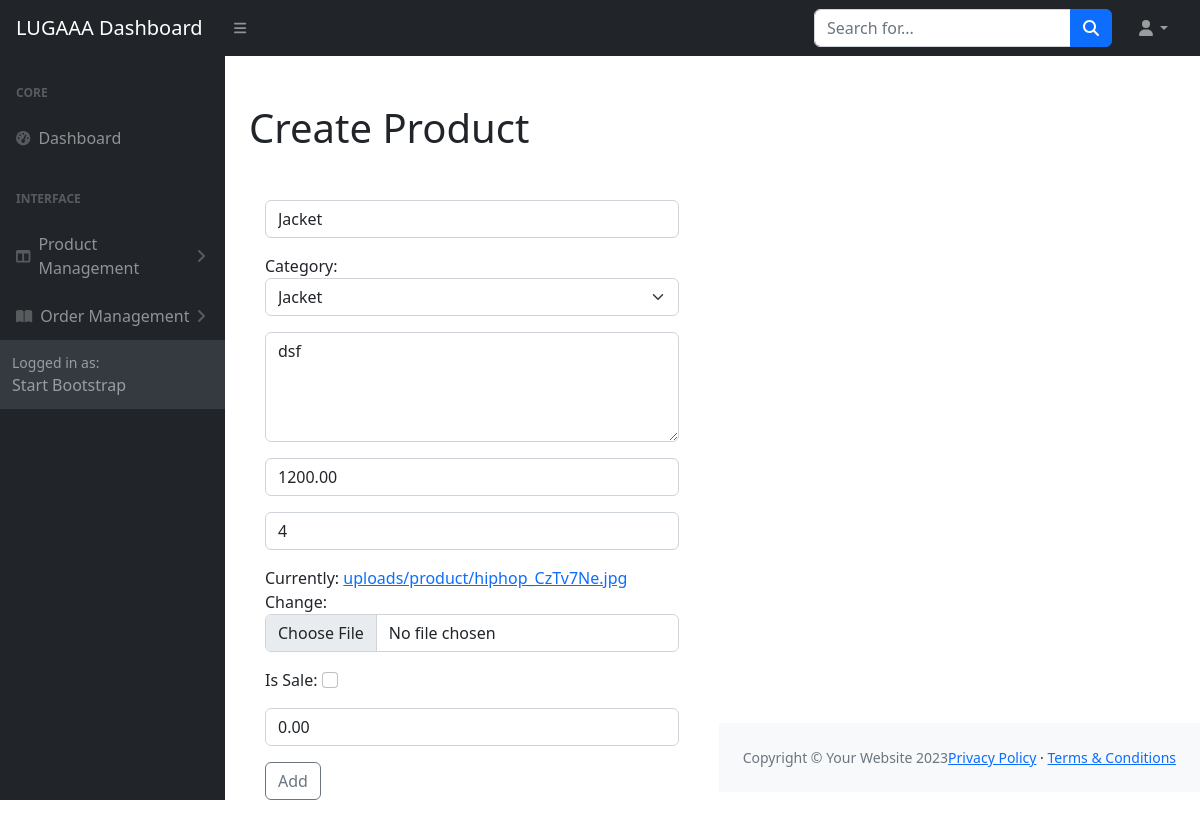
The page /admin_dashboard/products/4/update/ on the database its author committed.
### store/models.py (models this page shows, shortened)
class Product(models.Model):
    name =  models.CharField(max_length=100)
    price =  models.DecimalField(default=0, decimal_places=2, max_digits = 8)
    category =  models.ForeignKey(Category, on_delete=models.CASCADE, null=True, blank=True)
    description =  models.CharField(max_length=250, default='', blank = True, null=True)
    image = models.ImageField(upload_to='uploads/product/')
    is_sale = models.BooleanField(default= False)
    sale_price = models.DecimalField(default=0, decimal_places=2, max_digits = 8, null=True)
    in_stock =  models.PositiveIntegerField(default=1)

class Category(models.Model):
    name = models.CharField(max_length=50, unique=True)
    parent = models.ForeignKey('self', on_delete=models.CASCADE, blank=True, null=True, related_name='children' )
    category_image = models.ImageField(upload_to='uploads/category/')
    class Meta:
        verbose_name_plural = 'Categories'

### admin_dashboard/views.py (the view)
# urls.py: path('products/<int:pk>/update/', views.product_update, name='product_update'),
def product_update(request, pk):
    product = get_object_or_404(Product, pk=pk)
    if request.method == 'POST':
        form = ProductForm(request.POST, request.FILES, instance=product)
        if form.is_valid():
            form.save()
            messages.success(request, "Product successfully Updated!")
            return redirect('product_list')
    else:
        form = ProductForm(instance=product)
    return render(request, 'productadd.html', {'form': form})

### cart/context_processor.py (called while the page is built)
def cart(request):
    return {'cart': Cart(request)}

### admin_dashboard/templates/productadd.html (shortened to what this page needs)
{% extends 'dashbase.html' %}
{% load static %}
{% block content%}
{% include 'layout.html'%}
<div id="layoutSidenav_content">
   <main>
       <div class="container-fluid px-4">
 <div class="row">
   <div class="col">
      <h1> Create Product </h1>
<form method="post" enctype="multipart/form-data" class=" mx-3 my-5">
   {{ form.as_p }}
   <button type="submit" class="btn btn-outline-secondary">Add</button>
</form>
</div>
</div>
</div>
</main>
</div>
{% endblock %}

### rows shown on the page
Product: name "Jacket", category "Jacket", description "dsf", price "1200.00", in_stock "4", sale_price "0.00"
